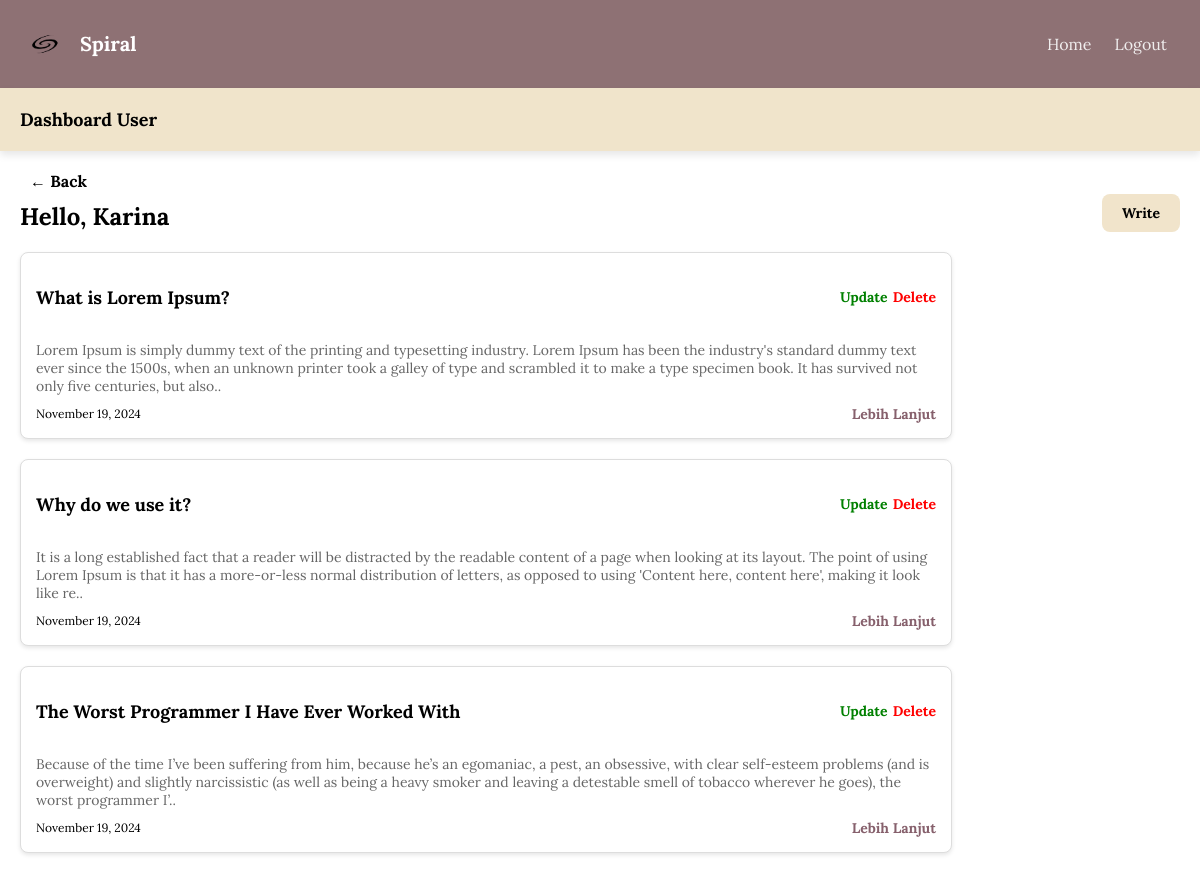
Screenshot of /dashboard/author/index.php (signed in) with the database file from the repository.
### tables this page shows
CREATE TABLE `contents` (
  `id` int(11) NOT NULL,
  `judul` varchar(255) NOT NULL,
  `content` text NOT NULL,
  `author_id` int(11) NOT NULL,
  `created_at` timestamp NOT NULL DEFAULT current_timestamp()
);

### dashboard/author/content/tampil.php (called while the page is built)
<?php
    include ("../../lib/connection.php");
    function tampil($id){
        global $conn;
        $query = "SELECT * FROM contents WHERE author_id = '$id'";
        $result = mysqli_query($conn, $query);
        $rows = [];
        while ($row = mysqli_fetch_assoc($result)) {
            $rows[] = $row;
        }
        return $rows;
    }
?>

### dashboard/author/index.php (the view, shortened to what this page needs)
<?php
include "content/tampil.php";
 $data = tampil($_SESSION['id']);
 $previousPage = isset($_SERVER['HTTP_REFERER']) ? $_SERVER['HTTP_REFERER'] : '/default-page.php';
?>
<!DOCTYPE html>
<html lang="en">
<head>
    <link rel="stylesheet" href="styles.css" />
</head>
<body>
    <div class="header">
        <div class="spiral-font">
            <img src="/spiral/img/removebg.png" alt="Spiral Logo" class="logo-img" />
            <span>Spiral</span>
        </div>
        <div class="nav-items">
            <a href="/spiral/Blogpage/index.php" class="dashboard-button">Home</a>
            <form action="logout.php" method="POST" id="form">
                <a href="javascript:{}" onclick="document.getElementById('form').submit();" class="dashboard-button">Logout</a>
            </form>
        </div>
    </div>
    <div class="sub-header">Dashboard User</div>
    <div class="content">
        <a href="<?= $previousPage; ?>" style="text-decoration: none; color: black;" class="back-button">&larr; Back</a>
        <div class="user-title-container">
            <div class="user-title">Hello, <?php echo ucfirst($_SESSION['nama']);?></div>
            <a href="/spiral/dashboard/author/userPosting.php" class="write-button">Write</a>
        </div>
        <?php foreach ($data as $posting) : ?>
        <div class="post-list">
            <div class="post-item">
                <div class="post-header">
                    <h3><?= $posting['judul']; ?></h3>
                    <div class="post-actions">
                        <a href="/spiral/dashboard/author/userEdit.php?id=<?php echo $posting['id']; ?>" class="update">Update</a>
                        <a href="/spiral/dashboard/author/content/delete.php?id=<?php echo $posting['id']; ?>" class="delete">Delete</a>
                    </div>
                </div>
                <p>
                <?= substr($posting['content'], 0, 300); ?>..
                </p>
                <div class="post-footer">
                    <span><?= date("F j, Y", strtotime($posting['created_at'])); ?></span>
                    <a href="/spiral/singlePost/index.php?id=<?= $posting['id']; ?>"><b>Lebih Lanjut</b></a>
                </div>
            </div>
        </div>
    <?php endforeach ?>
    </div>
</body>
</html>

### dashboard/author/styles.css (style rules this page uses)
body { margin: 0; font-family: Lora; }
.header { display: flex; justify-content: space-between; align-items: center; background-color: #8e7174; color: white; padding: 25px 20px; }
.nav-items { display: flex; align-items: center; }
.sub-header { background-color: #f0e4cb; color: black; padding: 20px 20px; font-size: 18px; font-weight: bold; box-shadow: 0 4px 8px rgba(0, 0, 0, 0.1); }
.spiral-font { font-size: 20px; font-weight: bold; display: flex; align-items: center; }
.logo-img { width: 50px; margin-right: 10px; }
.dashboard-button { background-color: transparent; border: none; color: rgba(251, 251, 251, 0.905); font-size: 1rem; cursor: pointer; padding: 5px 10px; border-radius: 4px; transition: color 0.3s, background-color 0.3s; text-decoration: none; margin-right: 3px; }
.content { padding: 20px; }
.user-title-container { display: flex; justify-content: space-between; margin-bottom: 20px; }
.back-button { background-color: transparent; border: none; color: #86606c; font-size: 1rem; cursor: pointer; padding: 5px 10px; border-radius: 4px; font-weight: bold; transition: color 0.3s, background-color 0.3s; }
.user-title { font-size: 24px; font-weight: bold; margin-top: 10px; }
.write-button { align-self: flex-end; background-color: #f1e4cb; border: none; padding: 10px 20px; border-radius: 8px; cursor: pointer; font-size: 14px; font-weight: bold; text-decoration: none; color: black; }
.post-list { margin-top: 20px; }
.post-item { max-width: 900px; background-color: white; border: 1px solid #ddd; border-radius: 8px; padding: 15px; margin-bottom: 15px; box-shadow: 0 2px 4px rgba(0, 0, 0, 0.1); }
.post-header { display: flex; justify-content: space-between; align-items: center; margin-bottom: 10px; }
.post-header h3 { font-size: 18px; margin-right: 10px; }
.post-header .post-actions { display: flex; gap: 5px; }
.post-item p { font-size: 14px; color: #666; margin-bottom: 10px; }
.post-item .post-footer { display: flex; justify-content: space-between; align-items: center; font-size: 12px; }
.post-item .post-footer a, .post-item .post-header .post-actions a { color: #86606c; text-decoration: none; font-weight: bold; font-size: 14px; }
.post-header .post-actions a.update { color: green; }
.post-header .post-actions a.delete { color: red; }

### rows the page displays
contents: judul "What is Lorem Ipsum?", content "Lorem Ipsum is simply dummy text of the printing and typesetting industry. Lorem Ipsum has been the industry's standard dummy text ever since the 1500s, when an unknown printer took a galley of type and scrambled it to make a type specimen book. It has survived not only five centuries, but also", created_at "November 19, 2024"
contents: judul "Why do we use it?", content "It is a long established fact that a reader will be distracted by the readable content of a page when looking at its layout. The point of using Lorem Ipsum is that it has a more-or-less normal distribution of letters, as opposed to using 'Content here, content here', making it look like re", created_at "November 19, 2024"
contents: judul "The Worst Programmer I Have Ever Worked With", content "Because of the time I’ve been suffering from him, because he’s an egomaniac, a pest, an obsessive, with clear self-esteem problems (and is overweight) and slightly narcissistic (as well as being a heavy smoker and leaving a detestable smell of tobacco wherever he goes), the worst programmer I’", created_at "November 19, 2024"

### other values shown
$_SESSION['nama'] "Karina"
